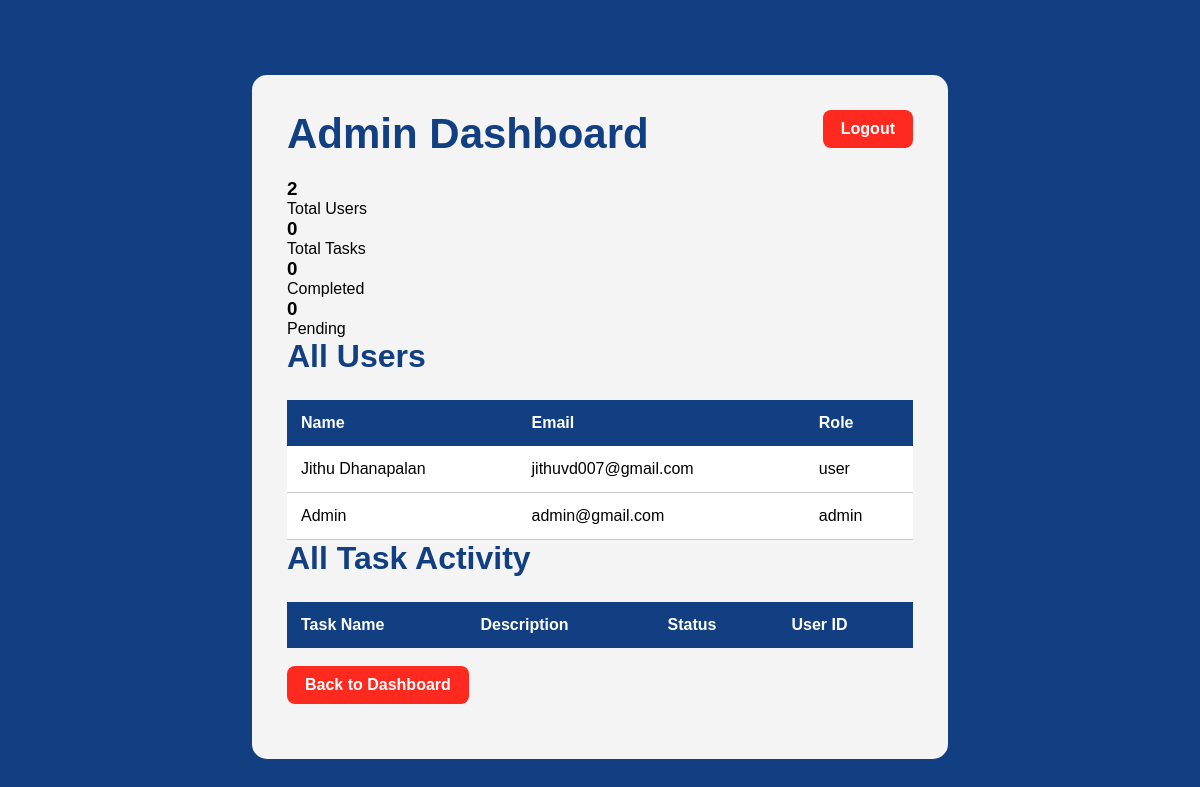
The app's page /admin (signed in), older data.
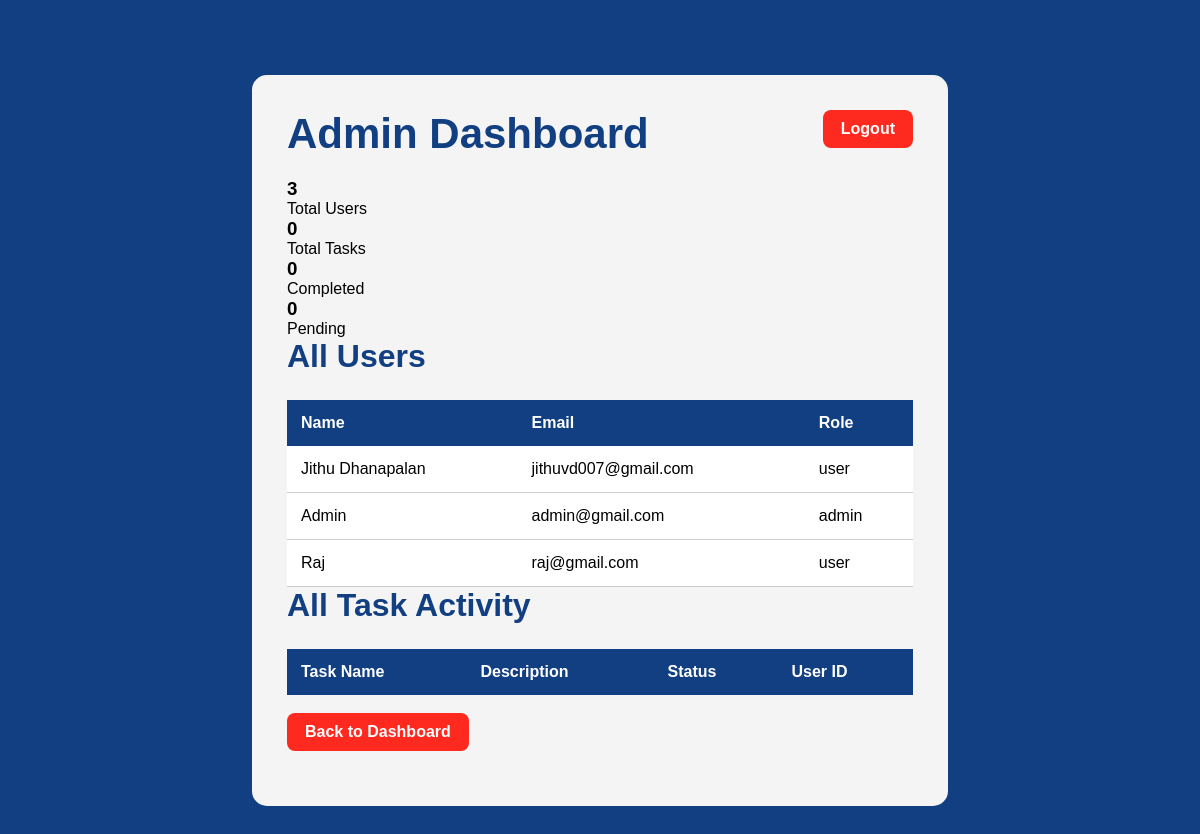
The same page, newer data.
### app/models/user.py (models this page shows)
class User(db.Model, UserMixin):
    id = db.Column(db.Integer, primary_key=True)
    name = db.Column(db.String(100), nullable=False)
    email = db.Column(db.String(120), unique=True, nullable=False)
    password = db.Column(db.String(255), nullable=False)
    role = db.Column(db.String(20), default="user")
    tasks = db.relationship("Task", backref="owner", lazy=True)

### app/admin/routes.py (the view)
@admin.route("/admin")
@login_required
def admin_dashboard():
    if current_user.role != "admin":
        return redirect(url_for("tasks.dashboard"))
    users = User.query.all()
    tasks = Task.query.all()
    total_users = User.query.count()
    total_tasks = Task.query.count()
    completed_tasks = Task.query.filter_by(status="Completed").count()
    pending_tasks = Task.query.filter_by(status="Pending").count()
    return render_template(
        "admin.html",
        users=users,
        tasks=tasks,
        total_users=total_users,
        total_tasks=total_tasks,
        completed_tasks=completed_tasks,
        pending_tasks=pending_tasks
    )

### app/models/user.py (called while the page is built)
@login_manager.user_loader
def load_user(user_id):
    return User.query.get(int(user_id))

### app/templates/admin.html (shortened to what this page needs)
{% extends "base.html" %}
{% block content %}
<div class="admin-box">
    <a class="logout-btn" href="{{ url_for('auth.logout') }}">Logout</a>
    <h1>Admin Dashboard</h1>
    <div class="stats-box">
        <div class="stat-card"><h3>{{ total_users }}</h3><p>Total Users</p></div>
        <div class="stat-card"><h3>{{ total_tasks }}</h3><p>Total Tasks</p></div>
        <div class="stat-card"><h3>{{ completed_tasks }}</h3><p>Completed</p></div>
        <div class="stat-card"><h3>{{ pending_tasks }}</h3><p>Pending</p></div>
    </div>
    <h2>All Users</h2>
    <table>
        <tr>
            <th>Name</th>
            <th>Email</th>
            <th>Role</th>
        </tr>
        {% for user in users %}
        <tr>
            <td>{{ user.name }}</td>
            <td>{{ user.email }}</td>
            <td>{{ user.role }}</td>
        </tr>
        {% endfor %}
    </table>
    <h2>All Task Activity</h2>
    <table>
        <tr>
            <th>Task Name</th>
            <th>Description</th>
            <th>Status</th>
            <th>User ID</th>
        </tr>
    </table>
    <br>
    <a class="admin-panel-btn" href="{{ url_for('tasks.dashboard') }}">Back to Dashboard</a>
</div>
{% endblock %}

### app/templates/base.html (shortened to what this page needs)
<!DOCTYPE html>
<html>
<head>
    <link rel="stylesheet" href="{{ url_for('static', filename='css/style.css') }}">
</head>
<body>
{% block content %}{% endblock %}
</body>
</html>

### app/static/css/style.css (style rules this page uses)
* { margin: 0; padding: 0; box-sizing: border-box; }
body { font-family: Arial, Helvetica, sans-serif; background: #123f82; min-height: 100vh; padding: 20px; }
.dashboard-box, .admin-box { width: 60%; margin: 55px auto; background: #f4f4f4; padding: 35px; border-radius: 15px; }
h1 { color: #123f82; font-size: 42px; margin-bottom: 20px; }
h2 { color: #123f82; font-size: 32px; margin-bottom: 25px; }
.logout-btn { float: right; background: #ff2a1f; color: white; padding: 10px 18px; border-radius: 8px; text-decoration: none; font-weight: bold; }
.admin-panel-btn { display: inline-block; background: #ff2a1f; color: white; padding: 10px 18px; border-radius: 8px; text-decoration: none; font-weight: bold; margin-bottom: 20px; }
table { width: 100%; border-collapse: collapse; margin-top: 20px; background: white; }
th { background: #123f82; color: white; padding: 14px; text-align: left; }
td { padding: 14px; border-bottom: 1px solid #ccc; }

Row changes from the older to the newer data that the page shows:
added User: name "Raj", email "raj@gmail.com", role "user"
Text that changed along with them:
{{ total_users }}: "2" → "3"
